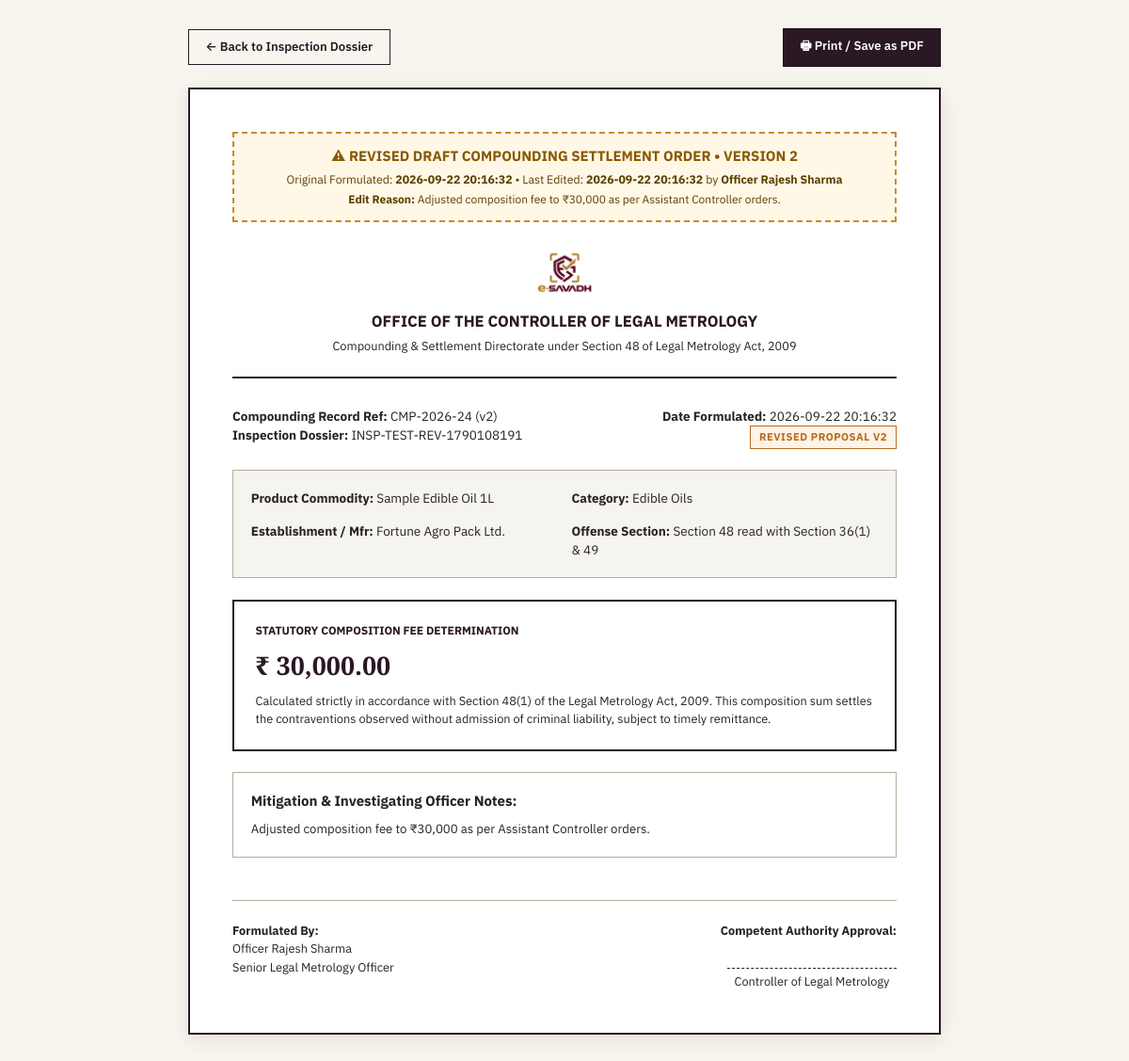
The app's page /compounding/24/print (signed in) with its own data.
### tables this page shows
CREATE TABLE compounding_records (
    id INTEGER PRIMARY KEY AUTOINCREMENT,
    inspection_id INTEGER NOT NULL,
    notice_id INTEGER,
    offense_section TEXT NOT NULL,
    proposed_fee REAL NOT NULL,
    calculated_amount REAL NOT NULL,
    status TEXT DEFAULT 'Proposed' CHECK (status IN ('Proposed', 'Under Review', 'Compounded', 'Rejected', 'Referred to Court')),
    approved_by INTEGER,
    audit_note TEXT,
    created_at TIMESTAMP DEFAULT CURRENT_TIMESTAMP, version_no INTEGER DEFAULT 1, is_revised INTEGER DEFAULT 0, last_edited_by INTEGER, last_edited_at TIMESTAMP, last_edit_reason TEXT,
    FOREIGN KEY (inspection_id) REFERENCES inspections (id) ON DELETE CASCADE,
    FOREIGN KEY (notice_id) REFERENCES notices (id) ON DELETE SET NULL,
    FOREIGN KEY (approved_by) REFERENCES users (id) ON DELETE SET NULL
);

CREATE TABLE users (
    id INTEGER PRIMARY KEY AUTOINCREMENT,
    name TEXT NOT NULL,
    email TEXT UNIQUE NOT NULL,
    password_hash TEXT NOT NULL,
    role TEXT NOT NULL CHECK (role IN ('Admin', 'Inspector', 'Retailer', 'Manufacturer')),
    organization TEXT,
    designation TEXT,
    phone TEXT,
    is_active INTEGER DEFAULT 1,
    created_at TIMESTAMP DEFAULT CURRENT_TIMESTAMP
);

CREATE TABLE inspections (
    id INTEGER PRIMARY KEY AUTOINCREMENT,
    ref_no TEXT UNIQUE NOT NULL,
    product_id INTEGER,
    inspector_id INTEGER NOT NULL,
    assigned_team_id INTEGER,
    retailer_id INTEGER,
    location TEXT,
    gps_lat REAL,
    gps_lng REAL,
    purpose TEXT DEFAULT 'Routine Market Surveillance',
    status TEXT DEFAULT 'Completed' CHECK (status IN ('Draft', 'In Progress', 'Review', 'Completed', 'Flagged')),
    compliance_status TEXT DEFAULT 'Needs Review' CHECK (compliance_status IN ('Compliant', 'Non-Compliant', 'Needs Review', 'Insufficient Evidence', 'Not Applicable')),
    source TEXT DEFAULT 'field' CHECK (source IN ('field', 'e-commerce')),
    overall_notes TEXT,
    sync_id TEXT UNIQUE, -- Local idempotency key for offline sync
    created_at TIMESTAMP DEFAULT CURRENT_TIMESTAMP,
    updated_at TIMESTAMP DEFAULT CURRENT_TIMESTAMP,
    FOREIGN KEY (product_id) REFERENCES products (id) ON DELETE SET NULL,
    FOREIGN KEY (inspector_id) REFERENCES users (id) ON DELETE CASCADE,
    FOREIGN KEY (assigned_team_id) REFERENCES teams (id) ON DELETE SET NULL,
    FOREIGN KEY (retailer_id) REFERENCES users (id) ON DELETE SET NULL
);

CREATE TABLE products (
    id INTEGER PRIMARY KEY AUTOINCREMENT,
    barcode TEXT UNIQUE,
    name TEXT NOT NULL,
    category TEXT NOT NULL,
    brand TEXT,
    manufacturer TEXT,
    packer TEXT,
    importer TEXT,
    mfg_date TEXT, -- MM/YYYY or YYYY-MM-DD
    expiry_date TEXT,
    country_of_origin TEXT DEFAULT 'India',
    net_quantity TEXT,
    mrp TEXT,
    created_at TIMESTAMP DEFAULT CURRENT_TIMESTAMP
);

### app.py (the view)
@app.route("/compounding/<int:comp_id>/print")
@login_required
def print_compounding(comp_id):
    compounding = database.get_compounding_detail(comp_id)
    if not compounding:
        flash("Compounding settlement proposal not found.", "error")
        return redirect(url_for("inspections_list"))
    return render_template("printable_compounding.html", compounding=compounding)

### app.py (called while the page is built)
@app.before_request
def ensure_serverless_db_ready():
    if not getattr(app, "_db_bootstrapped", False):
        try:
            database.init_db()
            app._db_bootstrapped = True
        except Exception as e:
            print(f"[eSavadh DB] Serverless init notice: {e}")

def login_required(f):
    @wraps(f)
    def decorated_function(*args, **kwargs):
        if "user" not in session:
            flash("Official authentication required to access this compliance register.", "error")
            return redirect(url_for("login", next=request.url))
        return f(*args, **kwargs)
    return decorated_function

### database.py (called while the page is built, shortened)
def get_effective_db_path():
    local_db = os.path.join(BASE_DIR, "esavadh.db")
    is_serverless = bool(os.environ.get("VERCEL") or os.environ.get("AWS_LAMBDA_FUNCTION_NAME") or not os.access(BASE_DIR, os.W_OK))
    return local_db

def get_db():
    db_path = get_effective_db_path()
    conn = sqlite3.connect(db_path, timeout=60.0, check_same_thread=False)
    conn.row_factory = sqlite3.Row
    try:
        conn.execute("PRAGMA journal_mode = WAL;")
    except Exception:
        pass
    conn.execute("PRAGMA busy_timeout = 60000;")
    conn.execute("PRAGMA synchronous = NORMAL;")
    conn.execute("PRAGMA foreign_keys = ON;")
    return conn

### templates/printable_compounding.html (shortened to what this page needs)
<!DOCTYPE html>
<html lang="en">
<head>
    <link rel="stylesheet" href="{{ url_for('static', filename='css/style.css') }}">
</head>
<body>
    <div class="print-actions">
        <a href="{{ url_for('inspection_detail', inspection_id=compounding.inspection_id, step=4) }}" class="btn btn-outline">&larr; Back to Inspection Dossier</a>
        <button onclick="window.print()" class="btn btn-primary">&#128438; Print / Save as PDF</button>
    </div>
    <div class="print-page">
        {% if compounding.version_no and compounding.version_no > 1 %}
        <div style="background: #FFF8E6; border: 2px dashed #C88A2E; padding: 0.85rem 1.25rem; margin-bottom: 1.5rem; text-align: center;">
            <div style="font-weight: 700; color: #8A5800; font-size: 1rem; text-transform: uppercase;">
                &#9888; REVISED DRAFT COMPOUNDING SETTLEMENT ORDER &bull; VERSION {{ compounding.version_no }}
            </div>
            <div style="font-size: 0.82rem; color: #5C4000; margin-top: 0.25rem;">
                Original Formulated: <strong>{{ compounding.created_at }}</strong> &bull; Last Edited: <strong>{{ compounding.last_edited_at }}</strong> by <strong>{{ compounding.editor_name or compounding.officer_name }}</strong>
            </div>
            <div style="font-size: 0.8rem; color: #5C4000; margin-top: 0.25rem;">
                <strong>Edit Reason:</strong> {{ compounding.last_edit_reason or 'Settlement terms / mitigation revised.' }}
            </div>
        </div>
        {% endif %}
        <div style="text-align: center; border-bottom: 2px solid var(--color-plum); padding-bottom: 1.5rem; margin-bottom: 2rem;">
            <img src="{{ url_for('static', filename='img/esavadh_logo.png') }}" alt="eSavadh Official Logo" class="dossier-logo-img">
            <div style="font-size: 1.1rem; font-weight: 700; color: var(--color-plum); text-transform: uppercase;">
                OFFICE OF THE CONTROLLER OF LEGAL METROLOGY
            </div>
            <div style="font-size: 0.85rem; color: var(--color-charcoal); margin-top: 0.25rem;">
                Compounding & Settlement Directorate under Section 48 of Legal Metrology Act, 2009
            </div>
        </div>
        <div style="display: flex; justify-content: space-between; margin-bottom: 1.5rem; font-size: 0.9rem;">
            <div>
                <strong>Compounding Record Ref:</strong> CMP-2026-{{ compounding.id }} (v{{ compounding.version_no or 1 }})<br>
                <strong>Inspection Dossier:</strong> {{ compounding.inspection_ref }}
            </div>
            <div style="text-align: right;">
                <strong>Date Formulated:</strong> {{ compounding.created_at }}<br>
                <span class="status-badge status-needs-review">
                    {% if compounding.version_no and compounding.version_no > 1 %}REVISED PROPOSAL v{{ compounding.version_no }}{% else %}PROPOSED SETTLEMENT ORDER{% endif %}
                </span>
            </div>
        </div>
        <div style="background: var(--color-ledger); border: 1px solid var(--color-ledger-rule-dark); padding: 1.25rem; margin-bottom: 1.5rem;">
            <div style="display: grid; grid-template-columns: 1fr 1fr; gap: 1rem; font-size: 0.9rem;">
                <div><strong>Product Commodity:</strong> {{ compounding.product_name }}</div>
                <div><strong>Category:</strong> {{ compounding.product_category or 'General' }}</div>
                <div><strong>Establishment / Mfr:</strong> {{ compounding.product_mfr or 'Respondent Entity' }}</div>
                <div><strong>Offense Section:</strong> {{ compounding.offense_section }}</div>
            </div>
        </div>
        <div style="border: 2px solid var(--color-plum); padding: 1.5rem; background: #FFFFFF; margin-bottom: 1.5rem;">
            <div style="font-size: 0.8rem; font-weight: 700; color: var(--color-plum); text-transform: uppercase; margin-bottom: 0.5rem;">
                STATUTORY COMPOSITION FEE DETERMINATION
            </div>
            <div style="font-size: 1.8rem; font-weight: 700; color: var(--color-plum); font-family: var(--font-serif); margin-bottom: 0.5rem;">
                ₹ {{ "{:,.2f}".format(compounding.proposed_fee) }}
            </div>
            <p style="font-size: 0.85rem; color: var(--color-charcoal); line-height: 1.5;">
                Calculated strictly in accordance with Section 48(1) of the Legal Metrology Act, 2009.
                This composition sum settles the contraventions observed without admission of criminal liability, subject to timely remittance.
            </p>
        </div>
        <div style="background: #FFFFFF; border: 1px solid var(--color-ledger-rule-dark); padding: 1.25rem; margin-bottom: 2rem;">
            <strong>Mitigation & Investigating Officer Notes:</strong>
            <p style="font-size: 0.88rem; color: var(--color-charcoal); line-height: 1.6; margin-top: 0.5rem;">
                {{ compounding.audit_note or 'First compounding order evaluated under statutory guidelines.' }}
            </p>
        </div>
        <div style="display: flex; justify-content: space-between; margin-top: 3rem; padding-top: 1.5rem; border-top: 1px solid var(--color-ledger-rule-dark); font-size: 0.85rem;">
            <div>
                <strong>Formulated By:</strong><br>
                {{ compounding.officer_name }}<br>
                {{ compounding.officer_designation or 'Senior Legal Metrology Officer' }}
            </div>
            <div style="text-align: right;">
                <strong>Competent Authority Approval:</strong><br>
                <div style="margin-top: 2rem; border-top: 1px dashed var(--color-charcoal); display: inline-block; min-width: 180px; text-align: center; padding-top: 0.25rem;">
                    Controller of Legal Metrology
                </div>
            </div>
        </div>
    </div>
</body>
</html>

### static/css/style.css (style rules this page uses)
:root { --color-plum: #2A1824; --color-plum-dark: #1C0F19; --color-plum-light: #44273C; --color-plum-border: #3A2033; --color-navy: #1C2B4A; --color-navy-dark: #121C30; --color-brass: #B8863B; --color-brass-light: #D4A359; --color-brass-muted: #EADBC5; --color-cerulean: #1F5C8B; --color-cerulean-light: #EBF3F8; --color-popcorn: #E8B958; --color-green: #2F6F4F; --color-green-light: #E5F3EB; --color-green-border: #23583E; --color-red: #A6402F; --color-red-light: #FCECE9; --color-red-border: #873123; --color-amber: #B86B1E; --color-amber-light: #FDF3E7; --color-ledger: #F6F4EE; --color-ledger-card: #FAF8F4; --color-ledger-rule: #D8D2C4; --color-ledger-rule-dark: #B6AD9C; --color-charcoal: #28241E; --color-charcoal-muted: #5E584E; --color-charcoal-light: #7A7366; --font-serif: 'Source Serif 4', 'Lora', Georgia, serif; --font-sans: 'IBM Plex Sans', -apple-system, BlinkMacSystemFont, 'Segoe UI', Roboto, sans-serif; }
*, *::before, *::after { box-sizing: border-box; margin: 0; padding: 0; }
html, body { min-height: 100vh; background-color: var(--color-ledger); color: var(--color-charcoal); font-family: var(--font-sans); font-size: 15px; line-height: 1.5; -webkit-font-smoothing: antialiased; }
.dossier-logo-img { height: 62px; width: auto; max-width: 75px; aspect-ratio: 1 / 1; object-fit: contain; margin: 0 auto 0.6rem auto; display: block; background: transparent; border: none; box-shadow: none; border-radius: 0; padding: 0; }
.status-badge { display: inline-block; padding: 0.2rem 0.6rem; font-size: 0.75rem; font-weight: 700; text-transform: uppercase; letter-spacing: 0.5px; border: 1px solid; }
.status-badge.status-needs-review { background-color: var(--color-amber-light); color: var(--color-amber); border-color: var(--color-amber); }
.btn { display: inline-flex; align-items: center; justify-content: center; gap: 0.4rem; font-family: var(--font-sans); font-size: 0.875rem; font-weight: 600; padding: 0.55rem 1.15rem; cursor: pointer; text-decoration: none; border-radius: 0; border: 1px solid transparent; transition: all 0.15s ease; }
.btn-primary { background-color: var(--color-plum); color: #FFFFFF; border-color: var(--color-plum-dark); }
.btn-outline { background-color: transparent; color: var(--color-plum); border-color: var(--color-plum); }

### templates/printable_compounding.html (style rules this page uses)
body { background: #F8F5EE; padding: 2rem; }
.print-page { max-width: 800px; margin: 0 auto; background: #FFFFFF; border: 2px solid var(--color-plum); padding: 3rem; box-shadow: 0 4px 20px rgba(0,0,0,0.1); }
.print-actions { max-width: 800px; margin: 0 auto 1.5rem auto; display: flex; justify-content: space-between; align-items: center; }

### records on screen
compounding_records: version_no "2", created_at "2026-09-22 20:16:32", last_edited_at "2026-09-22 20:16:32", last_edit_reason "Adjusted composition fee to ₹30,000 as per Assistant Controller orders.", id "24", offense_section "Section 48 read with Section 36(1) & 49", proposed_fee "30,000.00", audit_note "Adjusted composition fee to ₹30,000 as per Assistant Controller orders."
users: name "Officer Rajesh Sharma", officer_name "Officer Rajesh Sharma", designation "Senior Legal Metrology Officer"
inspections: inspection_ref "INSP-TEST-REV-1790108191"
products: product_name "Sample Edible Oil 1L", category "Edible Oils", manufacturer "Fortune Agro Pack Ltd."
